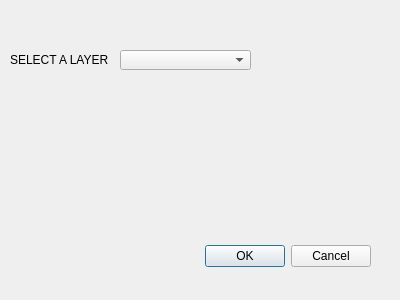
<?xml version="1.0" encoding="UTF-8"?>
<ui version="4.0">
 <class>shapefile_loaderDialogBase</class>
 <widget class="QDialog" name="shapefile_loaderDialogBase">
  <property name="geometry">
   <rect>
    <x>0</x>
    <y>0</y>
    <width>400</width>
    <height>300</height>
   </rect>
  </property>
  <property name="windowTitle">
   <string>shapefile loader</string>
  </property>
  <widget class="QDialogButtonBox" name="button_box">
   <property name="geometry">
    <rect>
     <x>30</x>
     <y>240</y>
     <width>341</width>
     <height>32</height>
    </rect>
   </property>
   <property name="orientation">
    <enum>Qt::Horizontal</enum>
   </property>
   <property name="standardButtons">
    <set>QDialogButtonBox::Cancel|QDialogButtonBox::Ok</set>
   </property>
  </widget>
  <widget class="QComboBox" name="comboBox">
   <property name="geometry">
    <rect>
     <x>120</x>
     <y>50</y>
     <width>131</width>
     <height>20</height>
    </rect>
   </property>
  </widget>
  <widget class="QLabel" name="label">
   <property name="geometry">
    <rect>
     <x>10</x>
     <y>50</y>
     <width>101</width>
     <height>20</height>
    </rect>
   </property>
   <property name="text">
    <string>SELECT A LAYER</string>
   </property>
  </widget>
 </widget>
 <resources/>
 <connections>
  <connection>
   <sender>button_box</sender>
   <signal>accepted()</signal>
   <receiver>shapefile_loaderDialogBase</receiver>
   <slot>accept()</slot>
   <hints>
    <hint type="sourcelabel">
     <x>20</x>
     <y>20</y>
    </hint>
    <hint type="destinationlabel">
     <x>20</x>
     <y>20</y>
    </hint>
   </hints>
  </connection>
  <connection>
   <sender>button_box</sender>
   <signal>rejected()</signal>
   <receiver>shapefile_loaderDialogBase</receiver>
   <slot>reject()</slot>
   <hints>
    <hint type="sourcelabel">
     <x>20</x>
     <y>20</y>
    </hint>
    <hint type="destinationlabel">
     <x>20</x>
     <y>20</y>
    </hint>
   </hints>
  </connection>
 </connections>
</ui>
